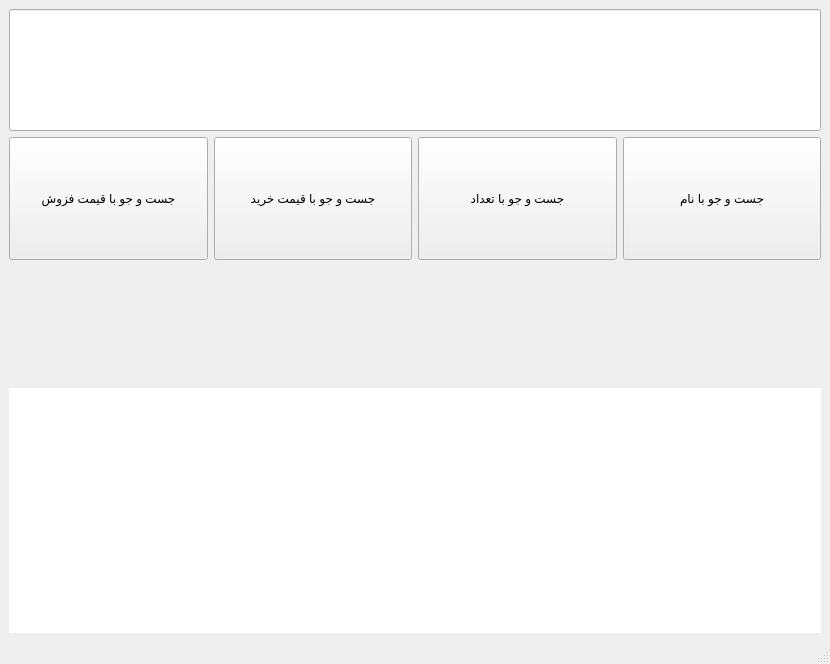
<?xml version="1.0" encoding="UTF-8"?>
<ui version="4.0">
 <class>MainWindow</class>
 <widget class="QMainWindow" name="MainWindow">
  <property name="geometry">
   <rect>
    <x>0</x>
    <y>0</y>
    <width>830</width>
    <height>664</height>
   </rect>
  </property>
  <property name="windowTitle">
   <string>جست و جوی کالا</string>
  </property>
  <widget class="QWidget" name="centralwidget">
   <layout class="QGridLayout" name="gridLayout_3" rowstretch="1,2,2">
    <item row="0" column="0">
     <layout class="QVBoxLayout" name="verticalLayout">
      <item>
       <widget class="QLineEdit" name="lineEdit_search">
        <property name="sizePolicy">
         <sizepolicy hsizetype="Expanding" vsizetype="Expanding">
          <horstretch>0</horstretch>
          <verstretch>0</verstretch>
         </sizepolicy>
        </property>
       </widget>
      </item>
     </layout>
    </item>
    <item row="1" column="0">
     <layout class="QGridLayout" name="gridLayout">
      <item row="0" column="3">
       <widget class="QPushButton" name="pushButton_name">
        <property name="sizePolicy">
         <sizepolicy hsizetype="Expanding" vsizetype="Expanding">
          <horstretch>0</horstretch>
          <verstretch>0</verstretch>
         </sizepolicy>
        </property>
        <property name="text">
         <string>جست و جو با نام</string>
        </property>
       </widget>
      </item>
      <item row="0" column="0">
       <widget class="QPushButton" name="pushButton_sell">
        <property name="sizePolicy">
         <sizepolicy hsizetype="Expanding" vsizetype="Expanding">
          <horstretch>0</horstretch>
          <verstretch>0</verstretch>
         </sizepolicy>
        </property>
        <property name="text">
         <string>جست و جو با قیمت فزوش</string>
        </property>
       </widget>
      </item>
      <item row="0" column="2">
       <widget class="QPushButton" name="pushButton_number">
        <property name="sizePolicy">
         <sizepolicy hsizetype="Expanding" vsizetype="Expanding">
          <horstretch>0</horstretch>
          <verstretch>0</verstretch>
         </sizepolicy>
        </property>
        <property name="text">
         <string>جست و جو با تعداد</string>
        </property>
       </widget>
      </item>
      <item row="0" column="1">
       <widget class="QPushButton" name="pushButton_buy">
        <property name="sizePolicy">
         <sizepolicy hsizetype="Expanding" vsizetype="Expanding">
          <horstretch>0</horstretch>
          <verstretch>0</verstretch>
         </sizepolicy>
        </property>
        <property name="text">
         <string>جست و جو با قیمت خرید</string>
        </property>
       </widget>
      </item>
      <item row="2" column="2">
       <spacer name="verticalSpacer">
        <property name="orientation">
         <enum>Qt::Vertical</enum>
        </property>
        <property name="sizeHint" stdset="0">
         <size>
          <width>20</width>
          <height>40</height>
         </size>
        </property>
       </spacer>
      </item>
     </layout>
    </item>
    <item row="2" column="0">
     <layout class="QGridLayout" name="gridLayout_2" rowstretch="0">
      <item row="0" column="0">
       <widget class="QLabel" name="label">
        <property name="sizePolicy">
         <sizepolicy hsizetype="Expanding" vsizetype="Expanding">
          <horstretch>0</horstretch>
          <verstretch>0</verstretch>
         </sizepolicy>
        </property>
        <property name="styleSheet">
         <string notr="true">background-color: rgb(255, 255, 255);</string>
        </property>
        <property name="text">
         <string/>
        </property>
        <property name="alignment">
         <set>Qt::AlignRight|Qt::AlignTop|Qt::AlignTrailing</set>
        </property>
       </widget>
      </item>
     </layout>
    </item>
   </layout>
  </widget>
  <widget class="QMenuBar" name="menubar">
   <property name="geometry">
    <rect>
     <x>0</x>
     <y>0</y>
     <width>830</width>
     <height>26</height>
    </rect>
   </property>
  </widget>
  <widget class="QStatusBar" name="statusbar"/>
 </widget>
 <resources/>
 <connections/>
</ui>
